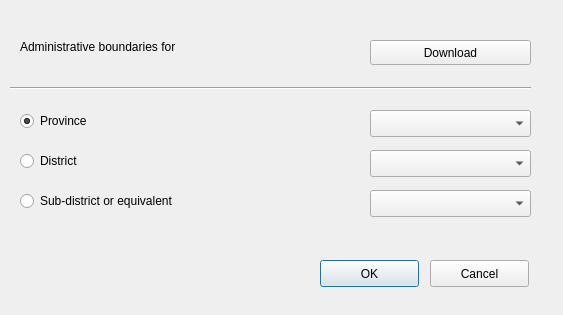
<?xml version="1.0" encoding="UTF-8"?>
<ui version="4.0">
 <class>CountryDetailAdmBase</class>
 <widget class="QDialog" name="CountryDetailAdmBase">
  <property name="geometry">
   <rect>
    <x>0</x>
    <y>0</y>
    <width>563</width>
    <height>315</height>
   </rect>
  </property>
  <property name="windowTitle">
   <string>Administrative Selection</string>
  </property>
  <widget class="QPushButton" name="ok_btn">
   <property name="geometry">
    <rect>
     <x>320</x>
     <y>260</y>
     <width>99</width>
     <height>27</height>
    </rect>
   </property>
   <property name="text">
    <string>OK</string>
   </property>
  </widget>
  <widget class="QPushButton" name="cancel_btn">
   <property name="geometry">
    <rect>
     <x>430</x>
     <y>260</y>
     <width>99</width>
     <height>27</height>
    </rect>
   </property>
   <property name="text">
    <string>Cancel</string>
   </property>
  </widget>
  <widget class="QToolButton" name="download_button">
   <property name="geometry">
    <rect>
     <x>370</x>
     <y>40</y>
     <width>161</width>
     <height>25</height>
    </rect>
   </property>
   <property name="text">
    <string>Download</string>
   </property>
  </widget>
  <widget class="QComboBox" name="adm1_comboBox">
   <property name="geometry">
    <rect>
     <x>370</x>
     <y>110</y>
     <width>161</width>
     <height>27</height>
    </rect>
   </property>
  </widget>
  <widget class="QComboBox" name="adm2_comboBox">
   <property name="geometry">
    <rect>
     <x>370</x>
     <y>150</y>
     <width>161</width>
     <height>27</height>
    </rect>
   </property>
  </widget>
  <widget class="QComboBox" name="adm3_comboBox">
   <property name="geometry">
    <rect>
     <x>370</x>
     <y>190</y>
     <width>161</width>
     <height>27</height>
    </rect>
   </property>
  </widget>
  <widget class="QLabel" name="download_label">
   <property name="geometry">
    <rect>
     <x>20</x>
     <y>40</y>
     <width>341</width>
     <height>51</height>
    </rect>
   </property>
   <property name="text">
    <string>&lt;html&gt;&lt;head/&gt;&lt;body&gt;&lt;p&gt;Administrative boundaries for&lt;/p&gt;&lt;/body&gt;&lt;/html&gt;</string>
   </property>
   <property name="alignment">
    <set>Qt::AlignLeading|Qt::AlignLeft|Qt::AlignTop</set>
   </property>
   <property name="wordWrap">
    <bool>true</bool>
   </property>
  </widget>
  <widget class="Line" name="line">
   <property name="geometry">
    <rect>
     <x>10</x>
     <y>80</y>
     <width>521</width>
     <height>16</height>
    </rect>
   </property>
   <property name="orientation">
    <enum>Qt::Horizontal</enum>
   </property>
  </widget>
  <widget class="QRadioButton" name="adm1_radio">
   <property name="geometry">
    <rect>
     <x>20</x>
     <y>110</y>
     <width>331</width>
     <height>22</height>
    </rect>
   </property>
   <property name="text">
    <string>Province</string>
   </property>
   <property name="checked">
    <bool>true</bool>
   </property>
  </widget>
  <widget class="QRadioButton" name="adm2_radio">
   <property name="geometry">
    <rect>
     <x>20</x>
     <y>150</y>
     <width>331</width>
     <height>22</height>
    </rect>
   </property>
   <property name="text">
    <string>District</string>
   </property>
   <property name="checked">
    <bool>false</bool>
   </property>
  </widget>
  <widget class="QRadioButton" name="adm3_radio">
   <property name="geometry">
    <rect>
     <x>20</x>
     <y>190</y>
     <width>331</width>
     <height>22</height>
    </rect>
   </property>
   <property name="text">
    <string>Sub-district or equivalent</string>
   </property>
   <property name="checked">
    <bool>false</bool>
   </property>
  </widget>
 </widget>
 <resources/>
 <connections/>
</ui>
